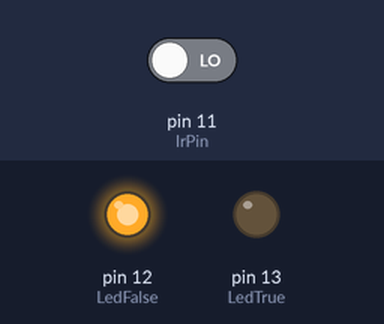
A sketch run on a simulated Arduino Uno, built with avr-gcc and run on an emulated ATmega328P. Parts: output pins drawn as LEDs (lit = HIGH). The inputs (shaded band) are chosen by the test bench; at power-on: pin 11 (IrPin) LOW.

Above: at 1.2 s.
1.3 s: pin 11 (IrPin) driven HIGH
At 1.8 s:
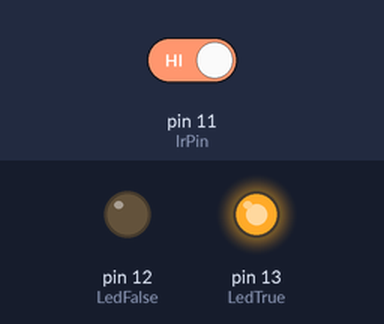
2.8 s: pin 11 (IrPin) driven LOW
At 4.1 s:
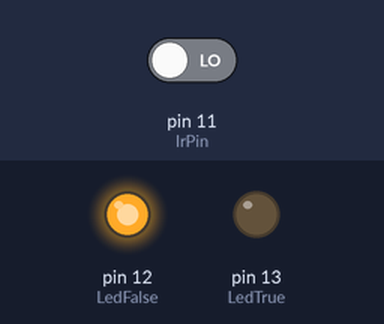
Timing chart, 0 to 5.8 s (numbered marks = the images above; inputs shaded):
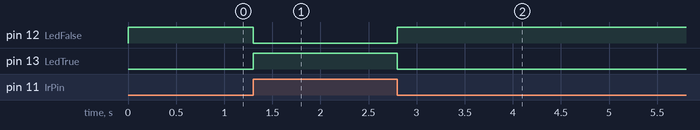

Measured:
- after the input at 1.3 s, pin 12 (LedFalse): HIGH → LOW at once; pin 13 (LedTrue): LOW → HIGH at once
- after the input at 2.8 s, pin 12 (LedFalse): LOW → HIGH at once; pin 13 (LedTrue): HIGH → LOW at once

The sketch:

IrCode.ino
```cpp
int IrPin = 11;
int LedTrue = 13;
int LedFalse = 12;

void setup()
{
  pinMode(LedTrue,OUTPUT);
  pinMode(LedFalse,OUTPUT);
  pinMode(IrPin,INPUT);
}

void loop()
{
  int Status = digitalRead(IrPin);
  if(Status == 1){
    digitalWrite(LedTrue,HIGH);
    digitalWrite(LedFalse,LOW);
  }
  else{
    digitalWrite(LedFalse,HIGH);
    digitalWrite(LedTrue,LOW);
  }

}
```
